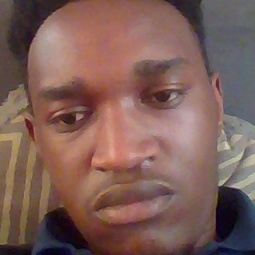
#> input picture datasets/dero/face_000.jpg, 255 x 255 px, given in place of the camera
$ python train_faces.py
#> lines starting #> are read from the running program, lines starting #| are printed output that depends on the picture
#> the answer given: 1
import cv2
import os
import numpy as np
import pickle

def collect_training_images():
    """Collect face images for training"""
    face_cascade = cv2.CascadeClassifier(cv2.data.haarcascades + 'haarcascade_frontalface_default.xml')

    print("[INFO] Enter person's name for training: ")
    person_name = input().strip()
#> the answer given: datasets/dero/face_000.jpg

    # Create directory for this person
    person_dir = f"training_data/{person_name}"
    os.makedirs(person_dir, exist_ok=True)

    # Initialize camera
    cap = cv2.VideoCapture(0)
    count = 0
    max_images = 50  # Collect 50 images

    print(f"[INFO] Collecting {max_images} images for {person_name}")
    print("[INFO] Look at the camera and move your head slightly")
    print("[INFO] Press 'q' to stop early")

    while count < max_images:
        ret, frame = cap.read()
#> frame is the input picture: shape (255, 255, 3); mean B, G, R 87.7, 94.9, 125.7
        if not ret:
            break

        gray = cv2.cvtColor(frame, cv2.COLOR_BGR2GRAY)
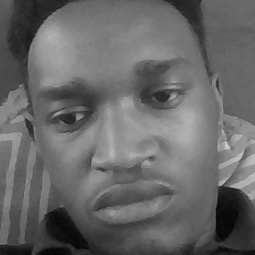
#> gray: shape (255, 255); min 4, max 209, mean 103.3

        # Detect faces
        faces = face_cascade.detectMultiScale(gray, 1.3, 5)
#> faces = ()

        for (x, y, w, h) in faces:
            # Save face
            face_img = gray[y:y+h, x:x+w]

            # Resize to consistent size
            face_img = cv2.resize(face_img, (200, 200))

            # Save image
            filename = f"{person_dir}/{count}.jpg"
            cv2.imwrite(filename, face_img)
            count += 1

            # Draw rectangle
            cv2.rectangle(frame, (x, y), (x+w, y+h), (0, 255, 0), 2)
            cv2.putText(frame, f"Captured: {count}/{max_images}", (10, 30),
                       cv2.FONT_HERSHEY_SIMPLEX, 0.7, (0, 255, 0), 2)

            # Small delay
            cv2.waitKey(100)
#> this loop made 0 passes
#> after the loop, count = 0

        cv2.imshow("Collecting Training Data", frame)

        if cv2.waitKey(1) & 0xFF == ord('q'):
#> (key q is pressed here)
            break

    cap.release()
    cv2.destroyAllWindows()
    print(f"[INFO] Collected {count} images for {person_name}")
#| [INFO] Collected 0 images for datasets/dero/face_000.jpg

# [47 lines left out: function train_recognizer, not called in this run]

if __name__ == "__main__":
    print("1. Collect training images")
    print("2. Train recognizer")
    choice = input("Choose option (1 or 2): ").strip()

    if choice == "1":
        collect_training_images()
    elif choice == "2":
        train_recognizer()
    else:
        print("Invalid choice")

$ run again, on datasets/dero/face_001.jpg
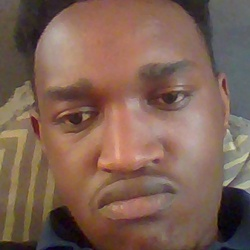
#> input picture datasets/dero/face_001.jpg, 250 x 250 px, given in place of the camera
#> in collect_training_images, frame is the input picture: shape (250, 250, 3); mean B, G, R 84, 97.7, 126.1
#> in collect_training_images, `gray = cv2.cvtColor(frame, cv2.COLOR_BGR2GRAY)`:
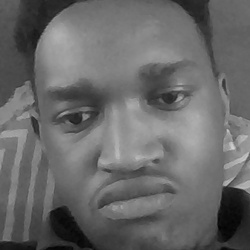
#> gray: shape (250, 250); min 2, max 210, mean 104.6
#> faces = ()
#> after the loop in collect_training_images, `for (x, y, w, h) in faces:`: count = 0
#| [INFO] Collected 0 images for datasets/dero/face_001.jpg

$ run again, on datasets/dero/face_003.jpg
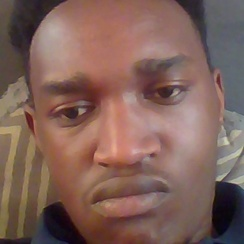
#> input picture datasets/dero/face_003.jpg, 244 x 244 px, given in place of the camera
#> in collect_training_images, frame is the input picture: shape (244, 244, 3); mean B, G, R 89.6, 98.1, 128.4
#> in collect_training_images, `gray = cv2.cvtColor(frame, cv2.COLOR_BGR2GRAY)`:
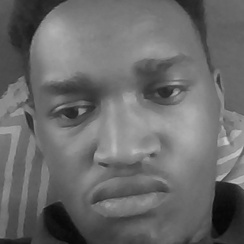
#> gray: shape (244, 244); min 6, max 207, mean 106.2
#> faces = ()
#> after the loop in collect_training_images, `for (x, y, w, h) in faces:`: count = 0
#| [INFO] Collected 0 images for datasets/dero/face_003.jpg
